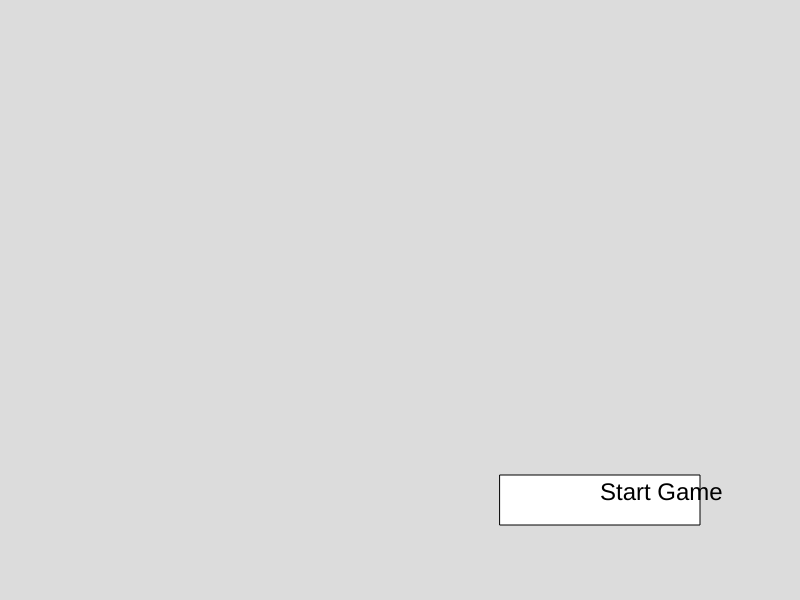
Frame 1 (no input)
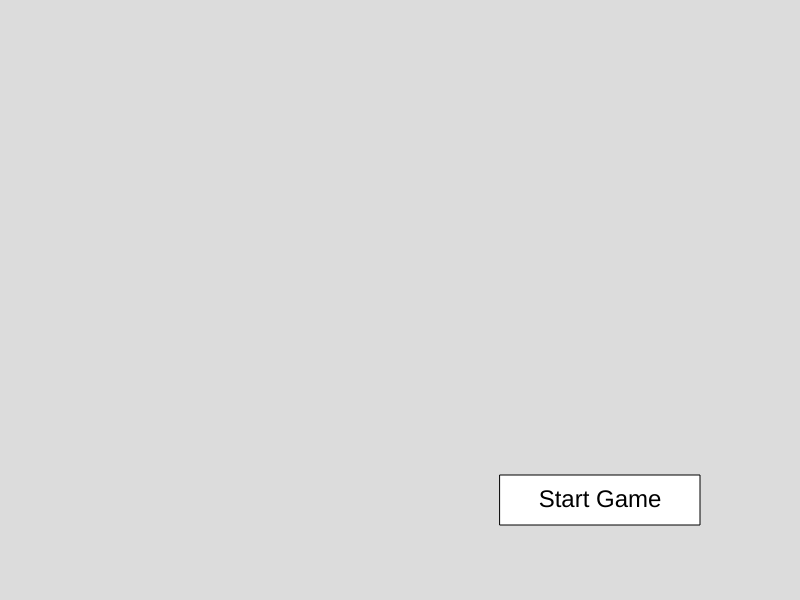
Frame 60 (no input)
Frame 120 (the mouse pressed at the canvas centre since frame 60): identical to frame 60, image omitted

The p5.js sketch that drew these frames (run headless with seeded random() and noise() and a simulated clock; from frame 60 on, the mouse is pressed at the canvas centre):

// p5.js sketch
// ── sketch.js
function setup() {
	createCanvas(displayWidth, displayHeight);

	startButton = new Button(windowWidth / 2, windowHeight / 2, 200, 50);
	startGame = false;

	numberOfCards = 8;
	cards = [];
	cardValues = [];
	currentHand = [];
	factors = [];
	pairs = 0;

	startTime = 0;

	for (let i = 1; i <= numberOfCards / 2; i++) {
		if (numberOfCards % i === 0) {
			factors.push(i);
			factors.push(numberOfCards / i);
		}
	}

	factors.sort(compareNumbers);

	rows = factors[factors.length / 2 - 1];
	cardsPerRows = factors[factors.length / 2];

	while (cardValues.length !== numberOfCards / 2) {
		const randomValue = Math.floor(Math.random() * numberOfCards) + 1;
		if (cardValues.indexOf(randomValue) === -1) {
			cardValues.push(randomValue);
		} else {
			continue;
		}
	}

	for (let i = 0; i < numberOfCards; i++) {
		const xCoordinate = ((i % cardsPerRows) * windowWidth) / cardsPerRows;
		let yCoordinate = (Math.floor(i / cardsPerRows) * windowHeight) / rows;
		const cardWidth = windowWidth / cardsPerRows;
		const cardHeight = windowHeight / rows;

		cards[i] = new Card(xCoordinate, yCoordinate, cardWidth, cardHeight);
	}

	for (let i = 0; i < cardValues.length; i++) {
		for (let j = 0; j < 2; j++) {
			checkIfCardHasValue(i);
		}
	}
}

function draw() {
	background(220);

	if (!startGame) {
		startButton.show();
	} else {
		clear();
		rectMode(CORNER);

		for (let i = 0; i < cards.length; i++) {
			cards[i].show();
		}

		if (startTime === 0) {
			startTime = millis();
		}
	}
}

function checkIfCardHasValue(i) {
	const randomCardIndex = Math.floor(Math.random() * cards.length);

	if (cards[randomCardIndex].getValue() === undefined) {
		cards[randomCardIndex].setValue(cardValues[i]);
		return;
	} else {
		checkIfCardHasValue(i);
	}
}

function mouseClicked() {
	if (!startGame) {
		if (
			mouseX <= startButton.x + startButton.w / 2 &&
			mouseX >= startButton.x - startButton.w / 2 &&
			mouseY <= startButton.y + startButton.h / 2 &&
			mouseY >= startButton.y - startButton.h / 2
		) {
			startGame = true;
		}
	} else {
		for (let i = 0; i < cards.length; i++) {
			if (
				mouseX <= cards[i].x + cards[i].w &&
				mouseX >= cards[i].x &&
				mouseY <= cards[i].y + cards[i].h &&
				mouseY >= cards[i].y
			) {
				cards[i].flip();
			}

			if (
				currentHand.length < 2 &&
				!cards[i].getIsShowingBack() &&
				cards[i] !== currentHand[0]
			) {
				currentHand.push(cards[i]);
			} else if (
				currentHand.length === 1 &&
				currentHand[0].getIsShowingBack()
			) {
				currentHand.shift();
			} else if (
				currentHand.length === 2 &&
				currentHand[0].getValue() === currentHand[1].getValue()
			) {
				cards.splice(cards.indexOf(currentHand[0]), 1);
				currentHand.shift();

				cards.splice(cards.indexOf(currentHand[0]), 1);
				currentHand.shift();

				pairs++;
			} else if (
				currentHand.length === 2 &&
				currentHand[0].getValue() !== currentHand[1].getValue()
			) {
				setTimeout(function () {
					currentHand[0]?.flip();
					currentHand[1]?.flip();

					currentHand.pop();
					currentHand.pop();
				}, 1000);
			}
		}

		if (pairs === numberOfCards / 2) {
			endTime = millis();
			alert(
				`Congratulations! You finished in ${
					(endTime - startTime) / 1000
				} seconds`
			);
		}
	}
}

function compareNumbers(a, b) {
	return a - b;
}

// ── button.js
class Button {
	/**
	 * Constructor for start button
	 *
	 * @param {*} x - x coordinate of origin
	 * @param {*} y - y coordinate of origin
	 * @param {*} w - width of button
	 * @param {*} h - height of button
	 */
	constructor(x, y, w, h) {
		this.x = x;
		this.y = y;
		this.w = w;
		this.h = h;
	}

	/**
	 * Displays button with "Start Game" text
	 */
	show() {
		rectMode(CENTER);
		rect(this.x, this.y, this.w, this.h);
		textSize(24);
		text("Start Game", this.x, this.y);
		textAlign(CENTER, CENTER);
	}

	/**
	 * Updates the x and y coordinates so even when resizing the window,
	 * the start button is centered
	 *
	 * @param {number} x - x coordinate
	 * @param {number} y - y coordinate
	 */
	update(x, y) {
		this.x = x;
		this.y = y;
	}
}

// ── card.js
class Card {
	/**
	 * Constructor for cards
	 * @param {*} x - x-coordinate of origin of card
	 * @param {*} y - y-coordinate of origin of card
	 * @param {*} diameter - diameter of card
	 */
	constructor(x, y, diameter) {
		this.x = x;
		this.y = y;
		this.diameter = diameter;
		this.value;
		this.isShowingBack = true;
		this.isVisible = true;
	}

	/**
	 * Flips card to opposite side
	 */
	flip() {
		if (this.isVisible) {
			this.isShowingBack = !this.isShowingBack;
		}
	}

	/**
	 * Getter for the isShowingBack field
	 *
	 * @returns if the back of the card is showing
	 */
	getIsShowingBack() {
		return this.isShowingBack;
	}

	getIsVisible() {
		return this.isVisible;
	}

	/**
	 * Getter for the value field
	 *
	 * @returns value of the card
	 */
	getValue() {
		return this.value;
	}

	setIsVisible(parity) {
		this.isVisible = parity;
	}
	/**
	 * Sets value of the card
	 *
	 * @param {*} value - value card will be given
	 */
	setValue(value) {
		this.value = value;
	}

	/**
	 * Display function of the card
	 * depending on what side of the card is showing
	 */
	show() {
		if (this.isVisible) {
			if (this.isShowingBack) {
				this.showBack();
			} else {
				this.showFront();
			}
		}
	}

	/**
	 * Draws the back of the card
	 */
	showBack() {
		fill("#4DA346");
		circle(this.x, this.y, this.diameter);
	}

	/**
	 * Draws the front of the card
	 * showing the value of said card
	 */
	showFront() {
		fill(255, 255, 255);
		circle(this.x, this.y, this.diameter);

		fill(0, 0, 0);
		text(this.value, this.x, this.y);
		textAlign(CENTER, CENTER);
		textSize(32);
	}

	update(x, y, diameter) {
		this.x = x;
		this.y = y;
		this.diameter = diameter;
	}
}
